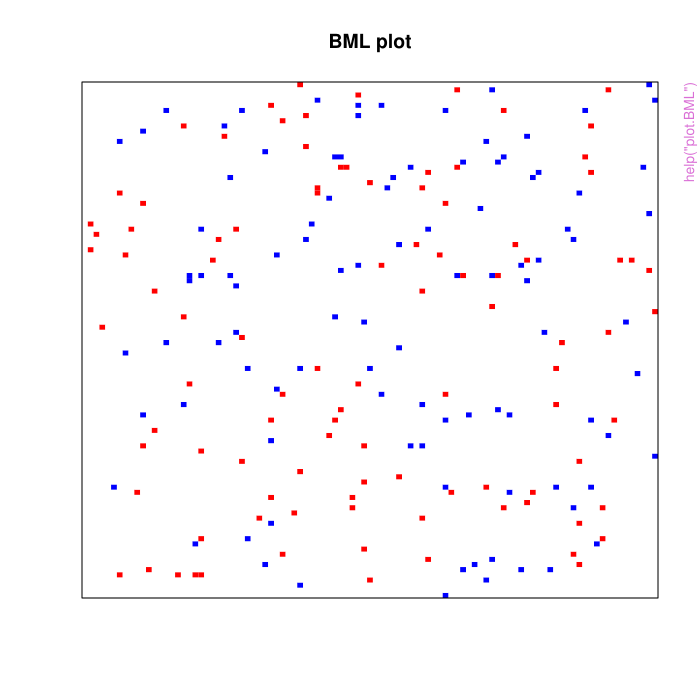

Here is the R script that generated this plot:
pkgname <- "BMLgrid"
source(file.path(R.home("share"), "R", "examples-header.R"))
options(warn = 1)
library('BMLgrid')

base::assign(".oldSearch", base::search(), pos = 'CheckExEnv')
cleanEx()
nameEx("BMLgrid-package")
### * BMLgrid-package

flush(stderr()); flush(stdout())

### Name: BMLgrid-package
### Title: Bihman-Middleton-Levin Traffic Model
### Aliases: BMLgrid-package BMLgrid
### Keywords: package

### ** Examples

g = createBMLGrid(r = 100, c = 99, ncars = c(red = 100,blue = 100))

g.out=runBMLGrid(g, numSteps = 10000)



cleanEx()
nameEx("createBMLGrid")
### * createBMLGrid

flush(stderr()); flush(stdout())

### Name: createBMLGrid
### Title: Create a BMLGrid
### Aliases: createBMLGrid
### Keywords: ~kwd1 ~kwd2

### ** Examples

g = createBMLGrid(r = 100, c = 99, ncars = c(red = 100,blue = 100))



cleanEx()
nameEx("move")
### * move

flush(stderr()); flush(stdout())

### Name: move
### Title: Move a grid at a exact time step
### Aliases: move
### Keywords: ~kwd1 ~kwd2

### ** Examples

g = createBMLGrid(r = 100, c = 99, ncars = c(red = 100,blue = 100))

move(g, 5) # move g at 5 time step



cleanEx()
nameEx("plot.BML")
### * plot.BML

flush(stderr()); flush(stdout())

### Name: plot.BML
### Title: Plot a BML grid
### Aliases: plot.BML
### Keywords: ~kwd1 ~kwd2

### ** Examples

g = createBMLGrid(r = 100, c = 99, ncars = c(red = 100,blue = 100))

plot(g)



cleanEx()
nameEx("print.summary.BML")
### * print.summary.BML

flush(stderr()); flush(stdout())

### Name: print.summary.BML
### Title: Print the summary for BML grid
### Aliases: print.summary.BML
### Keywords: ~kwd1 ~kwd2

### ** Examples

g = createBMLGrid(r = 100, c = 99, ncars = c(red = 100,blue = 100))

summary(g, numSteps = 1000)



cleanEx()
nameEx("runBMLGrid")
### * runBMLGrid

flush(stderr()); flush(stdout())

### Name: runBMLGrid
### Title: Run a BML grid steps
### Aliases: runBMLGrid
### Keywords: ~kwd1 ~kwd2

### ** Examples

g = createBMLGrid(r = 100, c = 99, ncars = c(red = 100,blue = 100))

g.out=runBMLGrid(g, numSteps = 10000)



cleanEx()
nameEx("summary.BML")
### * summary.BML

flush(stderr()); flush(stdout())

### Name: summary.BML
### Title: Summary for BML grid
### Aliases: summary.BML
### Keywords: ~kwd1 ~kwd2

### ** Examples

g = createBMLGrid(r = 100, c = 99, ncars = c(red = 100,blue = 100))

summary(g, numSteps = 1000)



### * <FOOTER>
###
options(digits = 7L)
base::cat("Time elapsed: ", proc.time() - base::get("ptime", pos = 'CheckExEnv'),"\n")
grDevices::dev.off()
###
### Local variables: ***
### mode: outline-minor ***
### outline-regexp: "\\(> \\)?### [*]+" ***
### End: ***
quit('no')
